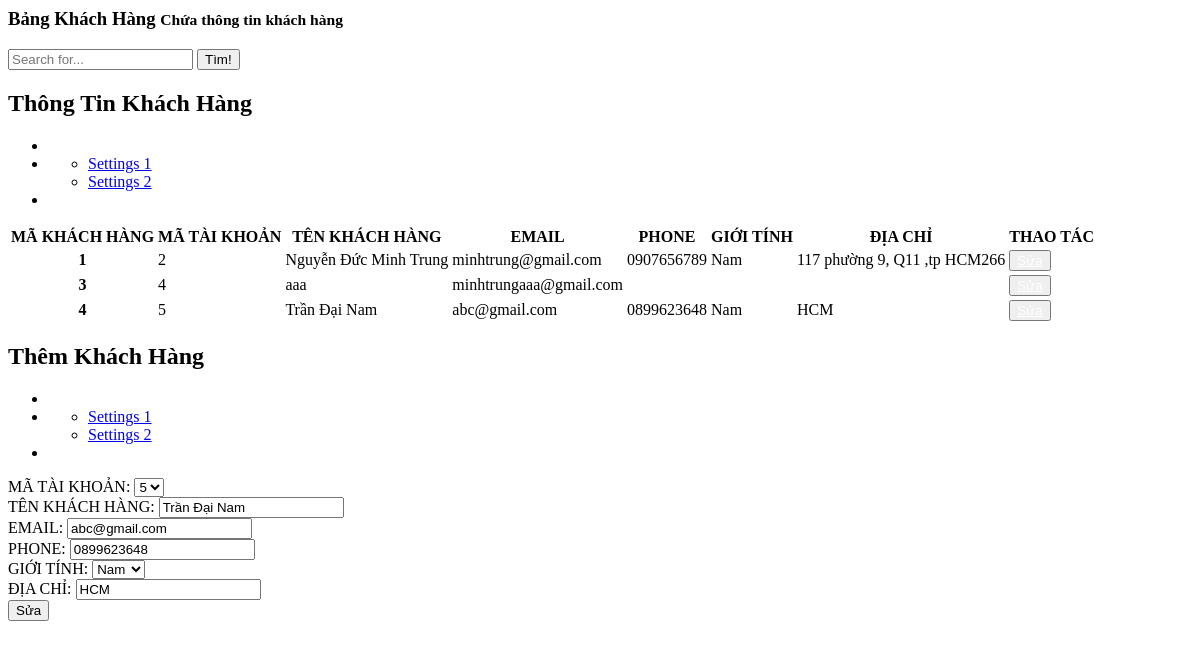
Page /admin/dashboard/manage_user.php?updatekh=4 on the committed database.
### tables this page shows
CREATE TABLE `khachhang` (
  `MA_KH` int(10) UNSIGNED NOT NULL,
  `MA_TK` int(10) UNSIGNED DEFAULT NULL,
  `TEN_KH` varchar(50) NOT NULL,
  `EMAIL` varchar(40) NOT NULL,
  `PHONE` varchar(10) NOT NULL,
  `GIOI_TINH` varchar(10) NOT NULL,
  `DIA_CHI` varchar(50) DEFAULT NULL
);

### admin/dashboard/manage_user.php (the view, shortened to what this page needs)
<?php
$action_permission = "./action/add_user.php";
$displayupdate = 'none';
$MA_TK = "";
$TEN_KH = "";
$EMAIL = "";
$PHONE = "";
$DIACHI = "";
if (isset($_GET['updatekh'])) {
  $displayupdate = 'block';
  $id_ma_tk = $_GET['updatekh'];
  $showAccount = "SELECT * FROM khachhang WHERE MA_KH = '$id_ma_tk'";
  $data1 = mysqli_fetch_assoc(mysqli_query($connect, $showAccount));
  $MA_TK = $data1['MA_TK'];
  $TEN_KH = $data1['TEN_KH'];
  $EMAIL = $data1['EMAIL'];
  $PHONE = $data1['PHONE'];
  $DIACHI = $data1['DIA_CHI'];
  $action_permission = "./action/update_user.php";
}
?>
<div class="right_col" role="main">
  <div class="">
    <div class="page-title">
      <div class="title_left">
        <h3>Bảng Khách Hàng <small>Chứa thông tin khách hàng</small></h3>
      </div>
      <div class="title_right">
        <div class="col-md-5 col-sm-5 col-xs-12 form-group pull-right top_search">
          <div class="input-group">
            <input type="text" class="form-control" placeholder="Search for...">
            <span class="input-group-btn">
              <button class="btn btn-default" type="button">Tìm!</button>
            </span>
          </div>
        </div>
      </div>
    </div>
    <div class="row">
      <div class="col-md-8 col-sm-6 col-xs-12">
        <div class="x_panel">
          <div class="x_title">
            <h2>Thông Tin Khách Hàng </h2>
            <ul class="nav navbar-right panel_toolbox">
              <li><a class="collapse-link"><i class="fa fa-chevron-up"></i></a>
              </li>
              <li class="dropdown">
                <ul class="dropdown-menu" role="menu">
                  <li><a href="#">Settings 1</a>
                  </li>
                  <li><a href="#">Settings 2</a>
                  </li>
                </ul>
              </li>
              <li><a class="close-link"><i class="fa fa-close"></i></a>
              </li>
            </ul>
          </div>
          <div class="x_content" style="overflow: auto;">
            <table class="table table-striped">
              <thead>
                <tr>
                  <th>MÃ KHÁCH HÀNG</th>
                  <th>MÃ TÀI KHOẢN</th>
                  <th>TÊN KHÁCH HÀNG</th>
                  <th>EMAIL</th>
                  <th>PHONE</th>
                  <th>GIỚI TÍNH</th>
                  <th>ĐỊA CHỈ</th>
                  <th>THAO TÁC</th>
                </tr>
              </thead>
              <tbody>
                <?php
                $getUser = "SELECT * FROM khachhang";
                $Users = mysqli_query($connect, $getUser);
                while ($User = mysqli_fetch_array($Users)) {
                    if($User['GIOI_TINH']=='1'){
                        $sex="Nam";
                      } else if($User['GIOI_TINH']=='0'){
                        $sex = "Nữ";
                      } else if($User['GIOI_TINH']=='-1'){
                        $sex = "Khác";
                      }else $sex = $User['GIOI_TINH'];
                ?>
                  <tr>
                    <th scope="row"><?php echo $User['MA_KH']  ?></th>
                    <td><?php echo $User['MA_TK'] ?></td>
                    <td><?php echo $User['TEN_KH'] ?></td>
                    <td><?php echo $User['EMAIL'] ?></td>
                    <td><?php echo $User['PHONE'] ?></td>
                    <td><?php echo $sex ?></td>
                    <td><?php echo $User['DIA_CHI'] ?></td>
                    <td>
                      <button id="open-update-PN" type="button" class="btn btn-warning" onclick=''><a style="color: white;" href="index.php?manage=user&updatekh=<?php echo $User['MA_KH'] ?>">Sửa</a></button>
                    </td>
                  </tr>
                <?php
                }
                ?>
              </tbody>
            </table>
          </div>
        </div>
      </div>
      <div class="col-md-4 col-sm-6 col-xs-12">
        <div class="x_panel">
          <div class="x_title">
            <h2>Thêm Khách Hàng</h2>
            <ul class="nav navbar-right panel_toolbox">
              <li><a class="collapse-link"><i class="fa fa-chevron-up"></i></a>
              </li>
              <li class="dropdown">
                <ul class="dropdown-menu" role="menu">
                  <li><a href="#">Settings 1</a>
                  </li>
                  <li><a href="#">Settings 2</a>
                  </li>
                </ul>
              </li>
              <li><a class="close-link"><i class="fa fa-close"></i></a>
              </li>
            </ul>
          </div>
          <div class="x_content">
            <form action="<?php echo $action_permission ?>" method="get" id="form-customer">
              <div class="form-group">
                <div class="form-group">
                  <label for="matk">MÃ TÀI KHOẢN:</label>
                  <select class="form-control" id="matk" name="matk">
                    <option hidden value="<?php echo  $MA_TK ?>" selected><?php echo  $MA_TK ?></option>
                  </select>
                </div>
                <div class="form-group">
                  <label for="tenkh">TÊN KHÁCH HÀNG:</label>
                  <input type="text" class="form-control" id="tenkh" placeholder="Nhập tên khách hàng" name="tenkh" value="<?php echo  $TEN_KH ?>" require>
                </div>
                <div class="form-group">
                  <label for="email">EMAIL:</label>
                  <input type="text" class="form-control" id="email" placeholder="Nhập email" name="email" value="<?php echo  $EMAIL ?>" require>
                </div>
                <div class="form-group">
                  <label for="phone">PHONE:</label>
                  <input type="text" class="form-control" id="phone" placeholder="Nhập số điện thoại" name="phone" value="<?php echo $PHONE ?>" require>
                </div>
                <div class="form-group">
                  <label for="sex">GIỚI TÍNH:</label>
                  <select class="form-control" id="sex" name="sex">
                    <option value="1">Nam</option>
                  </select>
                </div>
                <div class="form-group">
                  <label for="dc">ĐỊA CHỈ:</label>
                  <input type="text" class="form-control" id="dc" placeholder="Nhập địa chỉ" name="dc" value="<?php echo  $DIACHI ?>" require>
                </div>
                <div id="button-update-PN" style="display:<?php echo $displayupdate ?>">
                  <button type="submit" class="btn btn-warning">Sửa</button>
                </div>
            </form>
          </div>
        </div>
      </div>
    </div>
  </div>
</div>

### rows in the picture
khachhang: MA_KH "1", MA_TK "2", TEN_KH "Nguyễn Đức Minh Trung", EMAIL "minhtrung@gmail.com", PHONE "0907656789", GIOI_TINH "Nam", DIA_CHI "117 phường 9, Q11 ,tp HCM266"
khachhang: MA_KH "3", MA_TK "4", TEN_KH "aaa", EMAIL "minhtrungaaa@gmail.com"
khachhang: MA_KH "4", MA_TK "5", TEN_KH "Trần Đại Nam", EMAIL "abc@gmail.com", PHONE "0899623648", GIOI_TINH "Nam", DIA_CHI "HCM", matk "5", tenkh "Trần Đại Nam", email "abc@gmail.com", phone "0899623648", dc "HCM"
